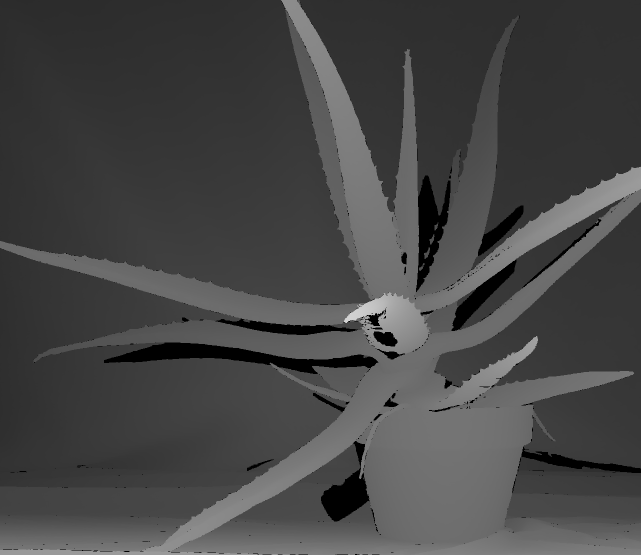
//> input picture project_code/VC_FANFUHAN_OPENCV/images/aloeGT.png, 1282 x 1110 px, given in place of 01.jpg, which was not available (shown at 1/2 size)
$ ./VC_FANFUHAN_OPENCV122   (built with g++ and OpenCV 4)
//> lines starting //> are read from the running program, lines starting //| are printed output that depends on the picture; after the words box and inside, x2 and y2 are one past the last pixel; in counts of white or black regions, pixels touching at a corner belong together; pictures that were not available may be replaced by others from this repository, and a replacement may not be noted
// VC_FANFUHAN_OPENCV122.cpp : 定義主控台應用程式的進入點。
//
/*
// Debug | x32
通用屬性
| C/C++
|	| 一般
|		| 其他 Include 目錄 -> ..\..\opencv411_x64\include
|
| 連結器
| 	|一一般
|		|  其他程式庫目錄 -> ..\..\opencv411_x64\lib
|
| 	|一輸入
|		| 其他相依性 -> opencv_world411d.lib;%(AdditionalDependencies)

// Releas | x64
組態屬性
| C/C++
|	| 一般
|		| 其他 Include 目錄 -> ..\..\opencv411_x64\include;%(AdditionalDependencies)
|
| 連結器
| 	|一般
|		| 其他程式庫目錄 -> ..\..\opencv411_x64\lib;%(AdditionalDependencies)
|
| 	|一輸入
|		| 其他相依性 -> opencv_world411.lib;%(AdditionalDependencies)

*/

#include "stdafx.h"
#include <iostream>
#include <opencv2/opencv.hpp>
#include <opencv2/core/core.hpp>
#include <opencv2/highgui/highgui.hpp>

using namespace std;
using namespace cv;

void blur_demo(Mat &image, Mat &sum);
void edge_demo(Mat &image, Mat &sum);
int getblockSum(Mat &sum, int x1, int y1, int x2, int y2, int i);

void showHistogram(InputArray src, cv::String StrTitle);
void backProjection_demo(Mat &mat, Mat &model);
void blur3x3(Mat &src, Mat *det);

void add_salt_pepper_noise(Mat &image);
void add_gaussian_noise(Mat &image);

void USMImage(Mat src, Mat &usm, float fltPar);

void pyramid_up(Mat &image, vector<Mat> &pyramid_images, int level);
void pyramid_down(vector<Mat> &pyramid_images);

void laplaian_demo(vector<Mat> &pyramid_images, Mat &image);

void connected_component_demo(Mat &image);
void componentwithstats_demo(Mat &image);

void contours_info(Mat &image, vector<vector<Point>> &pts);
void contours_info(Mat &image, vector<vector<Point>> &pts, int threshold01, int threshold02);

void  open_demo(bool blnopen);
void  close_demo();

void sort_box(vector<Rect> &boxes);
Mat get_template(Mat &binary, vector<Rect> &rects);
void detect_defects(Mat &binary, vector<Rect> &rects, Mat &tpl, vector<Rect> &defects);

void process_frame(Mat &image);

vector<Point2f> featurePoints;
vector<Scalar> color_lut;
RNG rng;
void draw_lines(Mat &image, vector<Point2f> pt1, vector<Point2f> pt2);

void pause()
{
	printf("Press Enter key to continue...");
	fgetc(stdin);
}
int main()
{
	Mat src1 = imread("C:\\Users\\user\\Desktop\\01.jpg");
//> src1 is the input picture: 1110 rows x 1282 cols, CV_8UC3; min 0, max 211, mean 69.8
	Mat src2 = imread("C:\\Users\\user\\Desktop\\02.jpg");
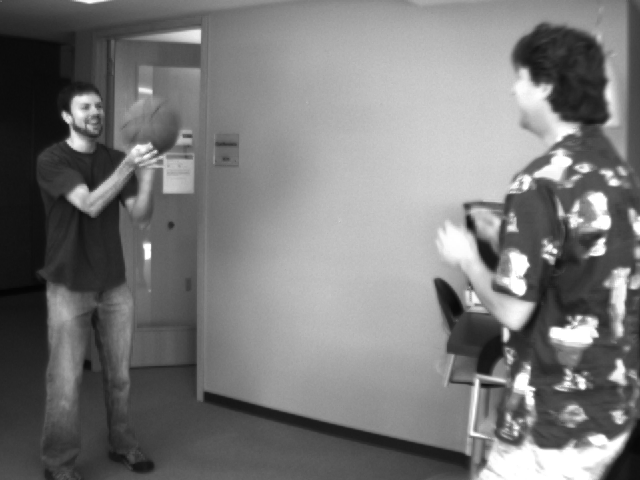
//> input picture project_code/VC_FANFUHAN_OPENCV/images/basketball1.png, 640 x 480 px, given in place of 02.jpg, which was not available
//> src2 is the input picture: 480 rows x 640 cols, CV_8UC3; min 4, max 255, mean 120.3
	//Mat image = imread("../../../images/l_hires.jpg", IMREAD_GRAYSCALE);//執行檔 測試路徑

	if (src1.empty() || src2.empty()) {
		cout << "could not load image..." << endl;
		pause();
		return -1;
	}
	else
	{

		// 构建新图像的大小
		int width = max(src1.cols,src2.cols);
//> width = 1282
		int height = src1.rows+src2.rows;
//> height = 1590
		Mat two = Mat::zeros(Size(width, height), src1.type());

		// 构建ROI
		Rect r1(0, 0, src1.cols, src1.rows);
//> r1 = Rect(0, 0, 1282, 1110)
		Rect r2(0, 0, src2.cols, src2.rows);
//> r2 = Rect(0, 0, 640, 480)
		r2.y = src1.rows;
//> r2 = Rect(0, 1110, 640, 480)

		// 内容copy
		src1.copyTo(two(r1));
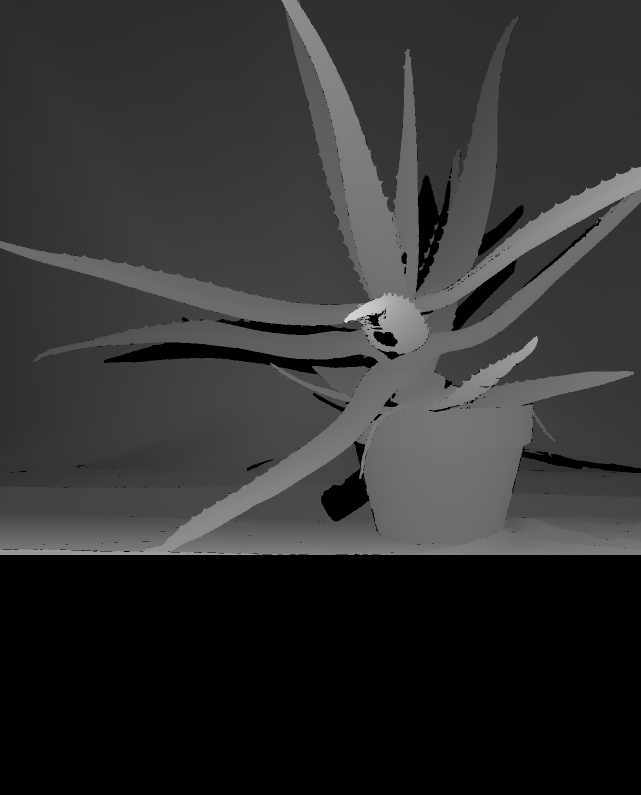
//> two: 1590 rows x 1282 cols, CV_8UC3 (shown at 1/2 size); min 0, max 211, mean 48.7
		src2.copyTo(two(r2));
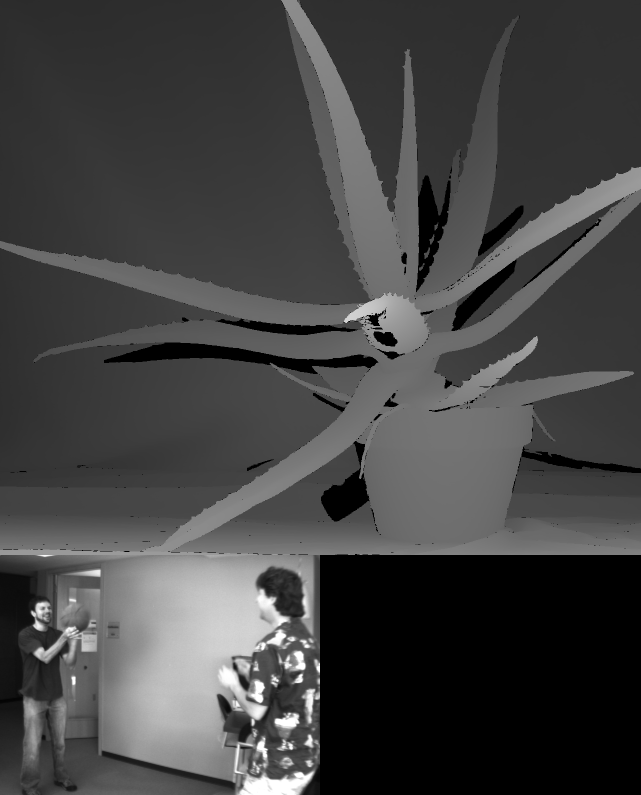
//> two: 1590 rows x 1282 cols, CV_8UC3 (shown at 1/2 size); 15.07% of pixels changed, all inside (x1, y1, x2, y2) = (0, 1110, 640, 1590)

		imwrite("C:\\Users\\user\\Desktop\\03.jpg", two);
		pause();
		waitKey(0);
	}

	return 0;
}

// [478 lines left out: functions draw_lines, process_frame, detect_defects, get_template, sort_box, close_demo and 10 more, not called in this run]

/**
* 3x3 sobel 垂直边缘检测演示
*/
// [212 lines left out: functions edge_demo, getblockSum, add_gaussian_noise, add_salt_pepper_noise, blur3x3, backProjection_demo and 1 more, not called in this run]
